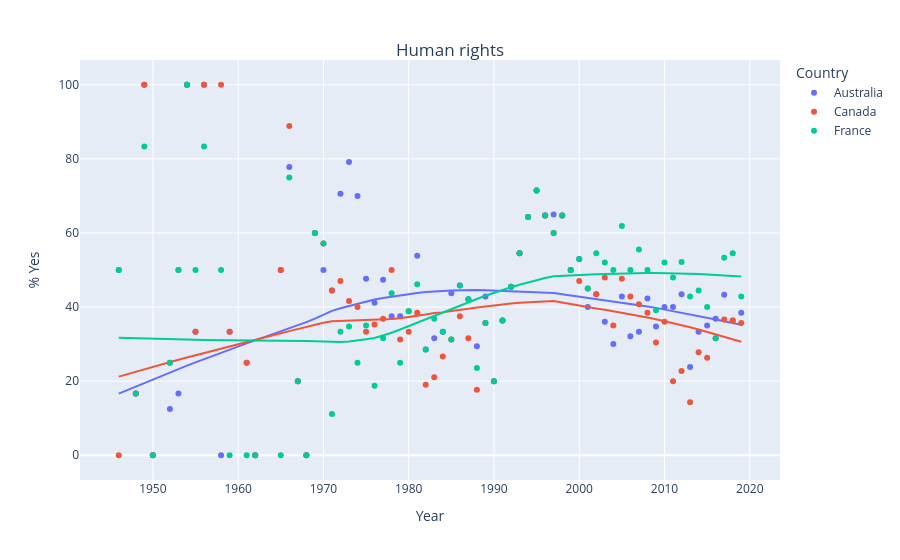
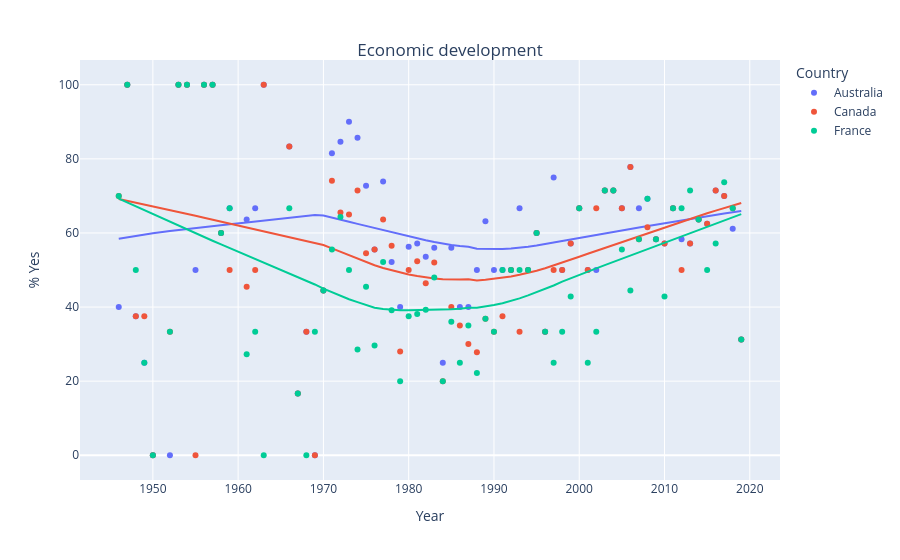
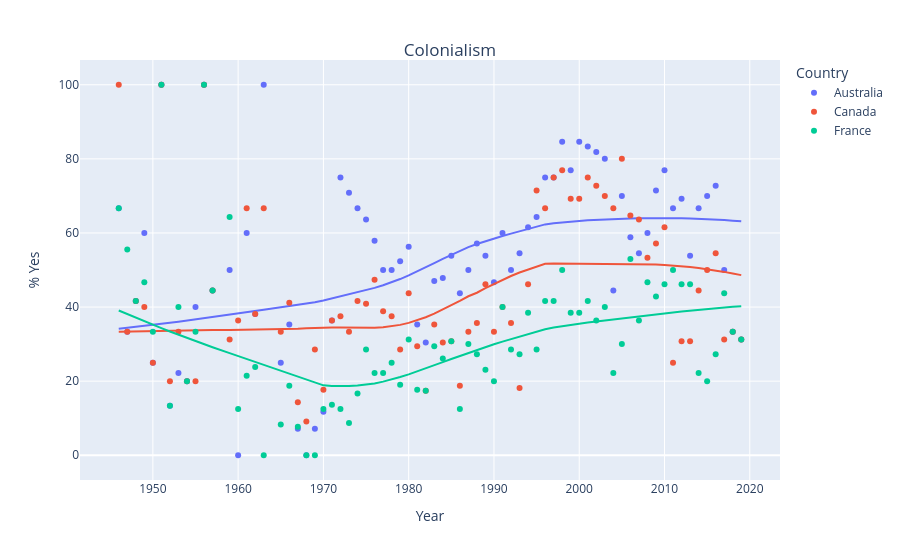
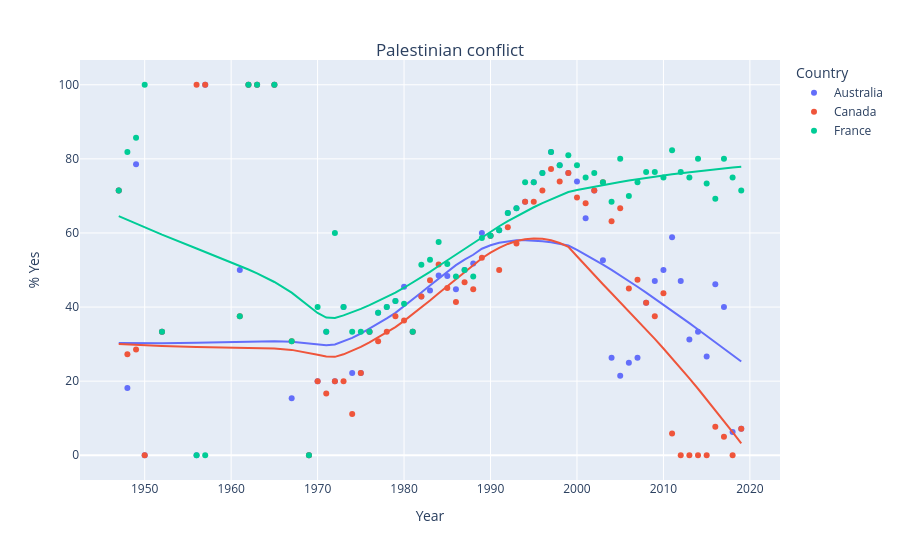

Notebook code for these charts, in order:
### Code cell
def make_plot(countries,issue):
    '''
    A Python function that takes in the list of countries and issues and makes
    a scatter plot of each issue with a trendline for each country.
    '''
    x_data = []
    y_data = []
    c_data = []
    for cntry in countries:
        my_group = c_groups.get_group((cntry,issue))
        for y in my_group['year'].unique():
            x_data.append(y)
            tot_yes = sum(my_group[my_group['year']==y]['vote']=='yes')
            percent_yes = tot_yes/len(my_group[my_group['year']==y])*100
            y_data.append(percent_yes)
            c_data.append(cntry)

    fig = px.scatter(x=x_data, y=y_data,color=c_data,trendline="lowess",labels={"color": "Country"})

    fig.update_layout(
        title={
            'text': issue + '<br>',
            'y':0.9,
            'x':0.5,
            'xanchor': 'center',
            'yanchor': 'top'})
    fig.update_yaxes(title_text="% Yes")
    fig.update_xaxes(title_text="Year")
    fig.show()
    
for iss in issues:
    make_plot(countries,iss)
